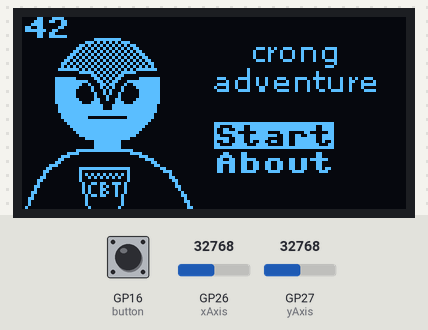
Bench run of a program on a simulated Raspberry Pi Pico running MicroPython. On the bench: 128×64 one-colour display. The test bench sets the inputs (shaded band); at power-on: GP16 (button) HIGH, GP27 (yAxis) = 32768, GP26 (xAxis) = 32768 (analog values on the 0–65535 scale). Library files of the repository ran but are not shown: ssd1306.py.

Above: at 1.3 s.
1.4 s: GP16 (button) pulled LOW for 0.15 s
At 1.81 s:
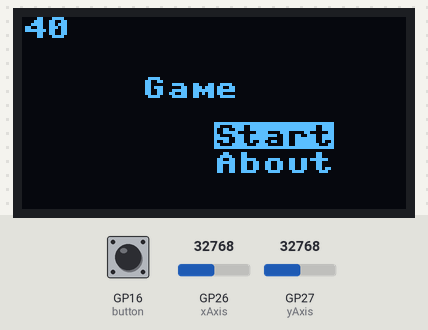
2.1 s: GP27 (yAxis) set to 60655
At 2.22 s:
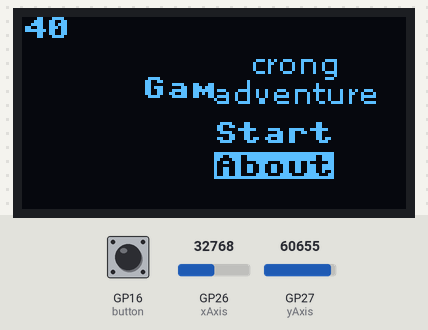
3.6 s: GP16 (button) pulled LOW for 1 s
At 4.57 s:
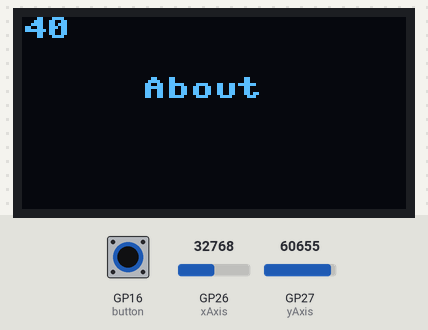
5.2 s: GP27 (yAxis) set to 0
At 5.45 s:
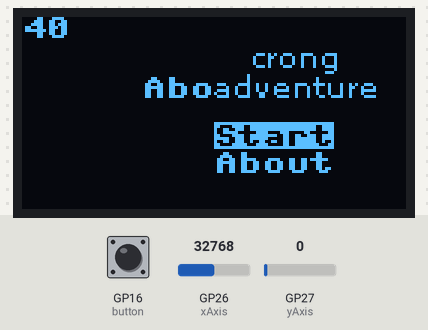
6.7 s: GP27 (yAxis) set to 65535
At 8.48 s:
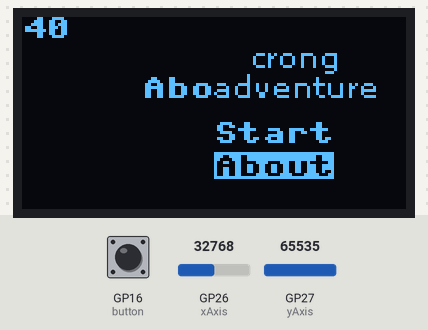

Measured:
- after the input at 3.6 s, the display: first changes after 0.19 s (image 3 shows a later state)

The program:

game.py
```python
from usys import exit
from machine import Pin, I2C, ADC, PWM
from ssd1306 import SSD1306_I2C
import json
import utime

# I2C connection to the display
i2c = I2C(0, sda=Pin(0), scl=Pin(1), freq=400000)

xAxis = ADC(Pin(26))
yAxis = ADC(Pin(27))
sens = ADC(Pin(28))
button = Pin(16, Pin.IN, Pin.PULL_UP)
buzzer = PWM(Pin(13))

# Setup display
oled = SSD1306_I2C(128, 64, i2c)
oled.contrast(255)
oled.fill(0)


# Setup buzzer
buzzer.freq(500)
buzzer.duty_u16(0)


SCREENWIDTH = 128
SCREENHEIGHT = 64


def translate(value, leftMin, leftMax, rightMin, rightMax):
    # Figure out how 'wide' each range is
    leftSpan = leftMax - leftMin
    rightSpan = rightMax - rightMin

    # Convert the left range into a 0-1 range (float)
    valueScaled = float(value - leftMin) / float(leftSpan)

    # Convert the 0-1 range into a value in the right range.
    return rightMin + (valueScaled * rightSpan)


# Load textures
global menuart
with open("textures.json", "r") as f:
    menuart = json.load(f)

# Load sounds
with open("tones.json", "r") as f:
    tones = json.load(f)
song = ["E5", "P", "G5", "F5", "G5", "G5", "G5", "G5", "E5", "P", "E5", "F5", "G5", "A5", "G5", "F5", "E5", "P", "D6", "E6",
        "E5", "P", "G5", "F5", "G5", "G5", "G5", "G5", "E5", "P", "E5", "F5", "G5", "A5", "G5", "E5", "E5", "P", "D6", "E6"]

def playtone(frequency):
    buzzer.duty_u16(1000)
    buzzer.freq(frequency)

def bequiet():
    buzzer.duty_u16(0)

def playsong(mysong):
    for i in range(len(mysong)):
        if (mysong[i] == "P"):
            bequiet()
        else:
            playtone(tones[mysong[i]])
        utime.sleep(0.2)
    bequiet()
#playsong(song)

# Button object
def buttonObj(x, y, textin, selected):
    if selected == False:
        oled.text(textin, x, y, 1)
    elif selected == True:
        oled.fill_rect(x, y, len(textin)*8, 9, 1)
        oled.text(textin, x, y+1, 0)
    else:
        print("oops a fucksy wucksy")


def drawIMG(xpos, ypos, texture):
    for y in range(len(texture)):
        for x in range(len(texture[y])):
            oled.pixel(x+xpos, y+ypos, texture[y][x])
    return


# Draw menu artwork
drawIMG(0, 0, menuart["mainmenu"])

selected = "start"
duration = 69420
gameStatus = "start"

menuMove = 0

while True:
    # Start FPS counter
    start = utime.ticks_ms()

    # Setup controls
    xValue = xAxis.read_u16()
    yValue = yAxis.read_u16()
    buttonValue = button.value()
    xStatus, yStatus = "middle", "middle"
    buttonStatus = "not pressed"
    if xValue <= 600:
        xStatus = "left"
    elif xValue >= 60000:
        xStatus = "right"
    if yValue <= 600:
        yStatus = "up"
    elif yValue >= 60000:
        yStatus = "down"
    if buttonValue == 0:
        buttonStatus = "pressed"
#    print(f"X: {xStatus}, Y: {yStatus} -- button {buttonStatus} -- {1000/duration:.0f}")


    # Start screen
    if gameStatus == "start":

        # Clear non dynamic parts of the screen
        oled.fill_rect(64, 32, 64, 64, 0)
        oled.fill_rect(0, 0, 16, 8, 0)


        if menuMove == 0:
            oled.fill_rect(64, 12, 64, 20, 0)
            drawIMG(64, 14, menuart["crong"])
            menuMove += 1
        elif menuMove == 15:
            oled.fill_rect(64, 14, 64, 20, 0)
            drawIMG(64, 12, menuart["crong"])
            menuMove += 1
        elif menuMove == 30:
            oled.fill_rect(64, 12, 64, 20, 0)
            drawIMG(64, 10, menuart["crong"])
            menuMove += 1
        elif menuMove == 45:
            oled.fill_rect(64, 10, 64, 20, 0)
            drawIMG(64, 12, menuart["crong"])
            menuMove += 1
        elif menuMove == 60:
            menuMove = 0
        else:
            menuMove += 1
#        print(f"{menuMove}")


        if yStatus == "up":
            selected = "start"
        elif yStatus == "down":
            selected = "about"

        if selected == "start":
            buttonObj(64, 35, "Start", True)
            buttonObj(64, 45, "About", False)
            if buttonStatus == "pressed":
                gameStatus = "game"

        elif selected == "about":
            buttonObj(64, 35, "Start", False)
            buttonObj(64, 45, "About", True)
            if buttonStatus == "pressed":
                gameStatus = "about"

        # oled.text(f"{selected}:{yValue}",0,0,1)

        # button(64,30,"Start",True)
        # button(64,40,"About",False)

    # About screen
    elif gameStatus == "about":
        oled.fill(0)
        oled.text("About", 40, 20, 1)
        if buttonStatus == "pressed":
            gameStatus = "start"

    # Game screen
    elif gameStatus == "game":
        oled.fill(0)
        oled.text("Game", 40, 20, 1)
        if buttonStatus == "pressed":
            gameStatus = "start"
        # kod

    # Win screen
    elif gameStatus == "win":
        oled.fill(0)
        oled.text("WINNER", 40, 20, 1)
        if buttonStatus == "pressed":
            gameStatus = "start"

    # Loss screen
    elif gameStatus == "loss":
        oled.fill(0)
        oled.text("LOSER L", 40, 20, 1)
        if buttonStatus == "pressed":
            gameStatus = "start"

    # Calculate FPS
    if duration == 69420:  # If first frame, skip calculating FPS
        pass
    oled.text(f"{1000/duration:.0f}", 0, 0, 1)
    # time.sleep(0.1)
    oled.show()
    duration = utime.ticks_ms() - start
```
